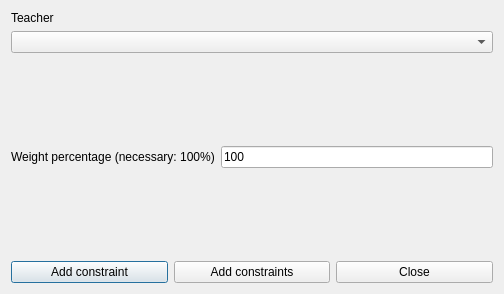
<?xml version="1.0" encoding="UTF-8"?>
<ui version="4.0">
 <class>AddConstraintTeacherMaxTwoActivityTagsPerDayFromN1N2N3Form_template</class>
 <widget class="QDialog" name="AddConstraintTeacherMaxTwoActivityTagsPerDayFromN1N2N3Form_template">
  <property name="geometry">
   <rect>
    <x>0</x>
    <y>0</y>
    <width>504</width>
    <height>294</height>
   </rect>
  </property>
  <property name="windowTitle">
   <string extracomment="This is the title of the dialog to add a new constraint of this type">Add teacher max two activity tags per day from N1 N2 N3</string>
  </property>
  <layout class="QGridLayout" name="gridLayout">
   <item row="0" column="0">
    <layout class="QVBoxLayout">
     <item>
      <widget class="QLabel" name="teacherTextLabel">
       <property name="frameShape">
        <enum>QFrame::NoFrame</enum>
       </property>
       <property name="frameShadow">
        <enum>QFrame::Plain</enum>
       </property>
       <property name="text">
        <string>Teacher</string>
       </property>
       <property name="wordWrap">
        <bool>false</bool>
       </property>
      </widget>
     </item>
     <item>
      <widget class="QComboBox" name="teachersComboBox">
       <property name="editable">
        <bool>false</bool>
       </property>
       <property name="insertPolicy">
        <enum>QComboBox::NoInsert</enum>
       </property>
       <property name="duplicatesEnabled">
        <bool>false</bool>
       </property>
      </widget>
     </item>
    </layout>
   </item>
   <item row="1" column="0">
    <spacer name="verticalSpacer_3">
     <property name="orientation">
      <enum>Qt::Vertical</enum>
     </property>
     <property name="sizeHint" stdset="0">
      <size>
       <width>20</width>
       <height>20</height>
      </size>
     </property>
    </spacer>
   </item>
   <item row="2" column="0">
    <layout class="QHBoxLayout" name="horizontalLayout">
     <item>
      <widget class="QLabel" name="weightTextLabel">
       <property name="frameShape">
        <enum>QFrame::NoFrame</enum>
       </property>
       <property name="frameShadow">
        <enum>QFrame::Plain</enum>
       </property>
       <property name="text">
        <string>Weight percentage (necessary: 100%)</string>
       </property>
       <property name="wordWrap">
        <bool>false</bool>
       </property>
      </widget>
     </item>
     <item>
      <widget class="QLineEdit" name="weightLineEdit">
       <property name="text">
        <string notr="true">100</string>
       </property>
      </widget>
     </item>
    </layout>
   </item>
   <item row="3" column="0">
    <spacer name="verticalSpacer_2">
     <property name="orientation">
      <enum>Qt::Vertical</enum>
     </property>
     <property name="sizeHint" stdset="0">
      <size>
       <width>20</width>
       <height>20</height>
      </size>
     </property>
    </spacer>
   </item>
   <item row="4" column="0">
    <layout class="QHBoxLayout">
     <item>
      <widget class="QPushButton" name="addConstraintPushButton">
       <property name="text">
        <string>Add constraint</string>
       </property>
      </widget>
     </item>
     <item>
      <widget class="QPushButton" name="addConstraintsPushButton">
       <property name="text">
        <string>Add constraints</string>
       </property>
      </widget>
     </item>
     <item>
      <widget class="QPushButton" name="closePushButton">
       <property name="text">
        <string>Close</string>
       </property>
      </widget>
     </item>
    </layout>
   </item>
  </layout>
 </widget>
 <layoutdefault spacing="6" margin="11"/>
 <resources/>
 <connections/>
</ui>
